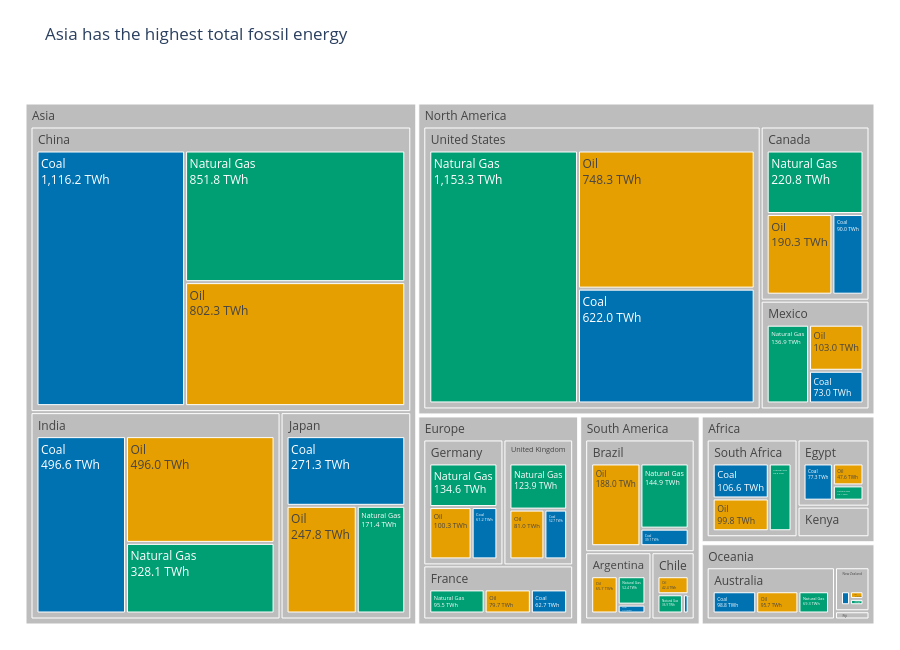

The notebook cell saved with this chart:
### Markdown cell above
## Task 1 — Treemap: fossil fuel dependency by country

**What to build:** A treemap showing **fossil fuel TWh only**, broken down by Region → Country → Source (Coal / Oil / Natural Gas).

**Requirements:**
- Filter to fossil sources only before plotting
- Use `path=['Region', 'Country', 'Source']` for the hierarchy
- Colour encodes the fossil source type (Coal / Oil / Natural Gas) with a CVD-safe palette
- Show TWh values in labels — no percentages
- Grey out parent nodes (Region and Country level)
- Insight title naming which region or country is most fossil-dependent

> 💡 `df.loc[df['Source_Type'] == 'Fossil']`

### Code cell
df_fossil = df.loc[
    df["Source_Type"] == "Fossil"
].copy()

# Aggregate by region
region_totals = (
    df_fossil.groupby("Region")["TWh"]
    .sum()
    .sort_values(ascending=False)
)

top_region = region_totals.index[0]

# Colourblind-friendly colours
fossil_colors = {
    "Coal": "#0072B2",
    "Oil": "#E69F00",
    "Natural Gas": "#009E73"
}

fig1 = px.treemap(
    df_fossil,
    path=["Region", "Country", "Source"],
    values="TWh",
    color="Source",
    color_discrete_map=fossil_colors,
    title=f"{top_region} has the highest total fossil energy"
)

# Make parent nodes grey
for trace in fig1.data:
    colors = list(trace.marker.colors)

    for i, node_id in enumerate(trace.ids):
        if len(node_id.split("/")) < 3:
            colors[i] = "#BDBDBD"

    trace.marker.colors = colors

fig1.update_traces(
    texttemplate="%{label}<br>%{value:,.1f} TWh",
    hovertemplate="%{label}: %{value:,.1f} TWh<extra></extra>"
)

fig1.update_layout(
    height=650,
    margin=dict(t=80, l=20, r=20, b=20)
)

fig1.show()

print("Fossil energy by region:")
display(region_totals)

### Figure 1 — Plotly figure (JSON) as saved in the notebook; plotly's stock layout.template omitted (floating-point values rounded to 4 significant figures)
{"data": [{"branchvalues": "total", "customdata": [["(?)"], ["(?)"], ["(?)"], ["(?)"], ["(?)"], ["(?)"], ["(?)"], ["(?)"], ["(?)"], ["(?)"], ["(?)"], ["(?)"], ["(?)"], ["(?)"], ["(?)"], ["(?)"], ["(?)"], ["(?)"], ["(?)"], ["(?)"], ["(?)"], ["(?)"], ["(?)"], ["(?)"], ["Coal"], ["Coal"], ["Coal"], ["Coal"], ["Coal"], ["Coal"], ["Coal"], ["Coal"], ["Coal"], ["Coal"], ["Coal"], ["Coal"], ["Coal"], ["Coal"], ["Coal"], ["Coal"], ["Coal"], ["Coal"], ["Natural Gas"], ["Natural Gas"], ["Natural Gas"], ["Natural Gas"], ["Natural Gas"], ["Natural Gas"], ["Natural Gas"], ["Natural Gas"], ["Natural Gas"], ["Natural Gas"], ["Natural Gas"], ["Natural Gas"], ["Natural Gas"], ["Natural Gas"], ["Natural Gas"], ["Natural Gas"], ["Natural Gas"], ["Natural Gas"], ["Oil"], ["Oil"], ["Oil"], ["Oil"], ["Oil"], ["Oil"], ["Oil"], ["Oil"], ["Oil"], ["Oil"], ["Oil"], ["Oil"], ["Oil"], ["Oil"], ["Oil"], ["Oil"], ["Oil"], ["Oil"]], "domain": {"x": [0, 1], "y": [0, 1]}, "hovertemplate": "%{label}: %{value:,.1f} TWh<extra></extra>", "ids": ["Oceania", "Africa", "Asia/China", "Asia/India", "Asia/Japan", "Europe/Germany", "Europe/France", "Europe/United Kingdom", "North America/United States", "North America/Mexico", "South America/Brazil", "South America/Argentina", "North America/Canada", "Africa/South Africa", "South America", "North America", "South America/Chile", "Asia", "Oceania/Fiji", "Europe", "Oceania/Australia", "Africa/Kenya", "Africa/Egypt", "Oceania/New Zealand", "Africa/South Africa/Coal", "Oceania/Fiji/Coal", "Oceania/New Zealand/Coal", "Oceania/Australia/Coal", "Africa/Kenya/Coal", "Africa/Egypt/Coal", "South America/Chile/Coal", "Asia/China/Coal", "South America/Argentina/Coal", "North America/Mexico/Coal", "Asia/India/Coal", "Asia/Japan/Coal", "North America/United States/Coal", "South America/Brazil/Coal", "Europe/Germany/Coal", "North America/Canada/Coal", "Europe/France/Coal", "Europe/United Kingdom/Coal", "South America/Argentina/Natural Gas", "North America/United States/Natural Gas", "Europe/United Kingdom/Natural Gas", "Europe/Germany/Natural Gas", "Asia/Japan/Natural Gas", "Asia/India/Natural Gas", "Asia/China/Natural Gas", "Europe/France/Natural Gas", "Oceania/Fiji/Natural Gas", "Africa/South Africa/Natural Gas", "North America/Mexico/Natural Gas", "Oceania/New Zealand/Natural Gas", "Oceania/Australia/Natural Gas", "South America/Chile/Natural Gas", "South America/Brazil/Natural Gas", "Africa/Kenya/Natural Gas", "North America/Canada/Natural Gas", "Africa/Egypt/Natural Gas", "Asia/China/Oil", "South America/Chile/Oil", "Asia/India/Oil", "Africa/South Africa/Oil", "Asia/Japan/Oil", "South America/Brazil/Oil", "Africa/Egypt/Oil", "Oceania/Fiji/Oil", "Europe/France/Oil", "Africa/Kenya/Oil", "Europe/United Kingdom/Oil", "North America/Mexico/Oil", "Oceania/Australia/Oil", "North America/United States/Oil", "Oceania/New Zealand/Oil", "South America/Argentina/Oil", "Europe/Germany/Oil", "North America/Canada/Oil"], "labels": ["Oceania", "Africa", "China", "India", "Japan", "Germany", "France", "United Kingdom", "United States", "Mexico", "Brazil", "Argentina", "Canada", "South Africa", "South America", "North America", "Chile", "Asia", "Fiji", "Europe", "Australia", "Kenya", "Egypt", "New Zealand", "Coal", "Coal", "Coal", "Coal", "Coal", "Coal", "Coal", "Coal", "Coal", "Coal", "Coal", "Coal", "Coal", "Coal", "Coal", "Coal", "Coal", "Coal", "Natural Gas", "Natural Gas", "Natural Gas", "Natural Gas", "Natural Gas", "Natural Gas", "Natural Gas", "Natural Gas", "Natural Gas", "Natural Gas", "Natural Gas", "Natural Gas", "Natural Gas", "Natural Gas", "Natural Gas", "Natural Gas", "Natural Gas", "Natural Gas", "Oil", "Oil", "Oil", "Oil", "Oil", "Oil", "Oil", "Oil", "Oil", "Oil", "Oil", "Oil", "Oil", "Oil", "Oil", "Oil", "Oil", "Oil"], "marker": {"colors": ["#BDBDBD", "#BDBDBD", "#BDBDBD", "#BDBDBD", "#BDBDBD", "#BDBDBD", "#BDBDBD", "#BDBDBD", "#BDBDBD", "#BDBDBD", "#BDBDBD", "#BDBDBD", "#BDBDBD", "#BDBDBD", "#BDBDBD", "#BDBDBD", "#BDBDBD", "#BDBDBD", "#BDBDBD", "#BDBDBD", "#BDBDBD", "#BDBDBD", "#BDBDBD", "#BDBDBD", "#0072B2", "#0072B2", "#0072B2", "#0072B2", "#0072B2", "#0072B2", "#0072B2", "#0072B2", "#0072B2", "#0072B2", "#0072B2", "#0072B2", "#0072B2", "#0072B2", "#0072B2", "#0072B2", "#0072B2", "#0072B2", "#009E73", "#009E73", "#009E73", "#009E73", "#009E73", "#009E73", "#009E73", "#009E73", "#009E73", "#009E73", "#009E73", "#009E73", "#009E73", "#009E73", "#009E73", "#009E73", "#009E73", "#009E73", "#E69F00", "#E69F00", "#E69F00", "#E69F00", "#E69F00", "#E69F00", "#E69F00", "#E69F00", "#E69F00", "#E69F00", "#E69F00", "#E69F00", "#E69F00", "#E69F00", "#E69F00", "#E69F00", "#E69F00", "#E69F00"]}, "name": "", "parents": ["", "", "Asia", "Asia", "Asia", "Europe", "Europe", "Europe", "North America", "North America", "South America", "South America", "North America", "Africa", "", "", "South America", "", "Oceania", "", "Oceania", "Africa", "Africa", "Oceania", "Africa/South Africa", "Oceania/Fiji", "Oceania/New Zealand", "Oceania/Australia", "Africa/Kenya", "Africa/Egypt", "South America/Chile", "Asia/China", "South America/Argentina", "North America/Mexico", "Asia/India", "Asia/Japan", "North America/United States", "South America/Brazil", "Europe/Germany", "North America/Canada", "Europe/France", "Europe/United Kingdom", "South America/Argentina", "North America/United States", "Europe/United Kingdom", "Europe/Germany", "Asia/Japan", "Asia/India", "Asia/China", "Europe/France", "Oceania/Fiji", "Africa/South Africa", "North America/Mexico", "Oceania/New Zealand", "Oceania/Australia", "South America/Chile", "South America/Brazil", "Africa/Kenya", "North America/Canada", "Africa/Egypt", "Asia/China", "South America/Chile", "Asia/India", "Africa/South Africa", "Asia/Japan", "South America/Brazil", "Africa/Egypt", "Oceania/Fiji", "Europe/France", "Africa/Kenya", "Europe/United Kingdom", "North America/Mexico", "Oceania/Australia", "North America/United States", "Oceania/New Zealand", "South America/Argentina", "Europe/Germany", "North America/Canada"], "texttemplate": "%{label}<br>%{value:,.1f} TWh", "type": "treemap", "values": [334.7, 520.0, 2770.0, 1321.0, 690.4, 296.0, 237.8, 257.6, 2524.0, 312.9, 371.9, 134.4, 501.1, 290.2, 593.9, 3338.0, 87.58, 4781.0, 11.21, 791.5, 263.8, 71.85, 158.0, 59.77, 106.6, 4.6, 24.01, 98.78, 29.83, 77.3, 8.3, 1116.0, 16.35, 73.0, 496.6, 271.2, 622.0, 39.08, 61.17, 90.04, 62.66, 52.74, 52.38, 1153.0, 123.9, 134.6, 171.4, 328.1, 851.8, 95.45, 3.15, 83.81, 136.9, 16.2, 69.27, 36.89, 144.9, 19.15, 220.8, 33.09, 802.3, 42.39, 496.0, 99.78, 247.8, 188.0, 47.59, 3.46, 79.7, 22.87, 80.99, 103.0, 95.71, 748.2, 19.56, 65.65, 100.3, 190.3]}], "layout": {"height": 650, "legend": {"tracegroupgap": 0}, "margin": {"b": 20, "l": 20, "r": 20, "t": 80}, "title": {"text": "Asia has the highest total fossil energy"}}}
